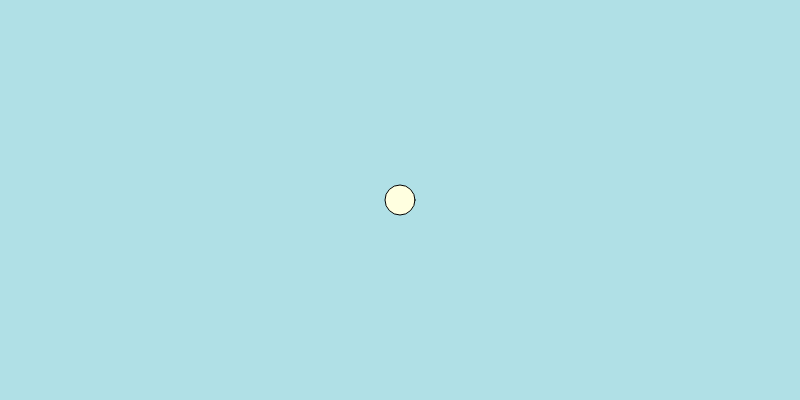
Frame 1 (no input)
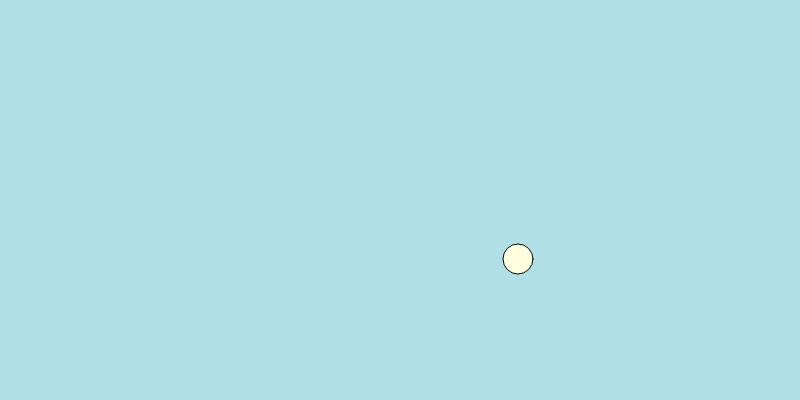
Frame 60 (no input)
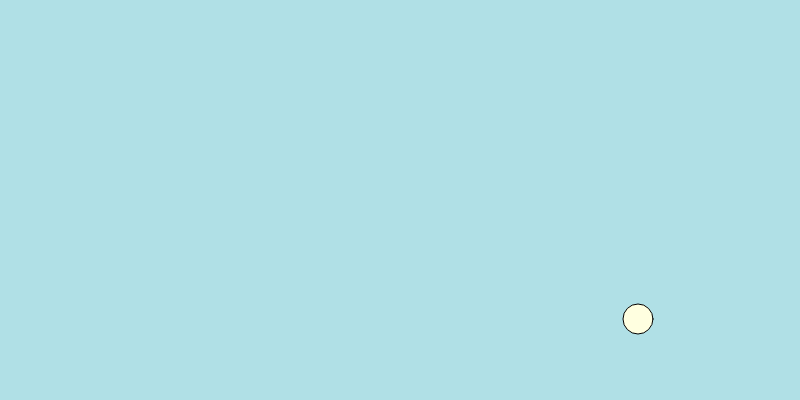
Frame 120 (the mouse pressed at the canvas centre since frame 60)

The p5.js sketch that drew these frames (run headless with seeded random() and noise() and a simulated clock; from frame 60 on, the mouse is pressed at the canvas centre):

// p5.js sketch
// ── sketch.js


let pos;
let vel;

function setup() {
    createCanvas(800, 400);
    pos = createVector(400, 200);
    vel = createVector(2, 1);
}

function draw() {
    background(176, 224, 230);
    fill(255, 255, 224);
    stroke(0);
    ellipse(pos.x, pos.y, 30, 30);
    pos.add(vel);
}


// ── sketch_xy.js
// //========Start ベクトル版=====
// let posX, posY;
// let velX, velY;
// let radius;

// function setup() {
//     createCanvas(800, 400);
//     posX = 400;
//     posY = 200;
//     velX = 3;
//     velY = 1;
//     radius = 30;
// }

// function draw() {
//     background(176, 224, 230);
//     fill(255, 255, 224);
//     stroke(0);
//     ellipse(posX, posY, radius, radius);
//     update();
// }

// function update() {
//     posX += velX;
//     posY += velY;
// }
// //========End ベクトル版===== 

let x;
let y;
function setup() {
    createCanvas(800, 400);
    x = 400;
    y = 200;
}

function draw() {
    background(176, 224, 230);
    fill(255, 255, 224);
    stroke(0);
    ellipse(x, y, 30, 30);
    x = x + 1;
    y = y + 1;
}
